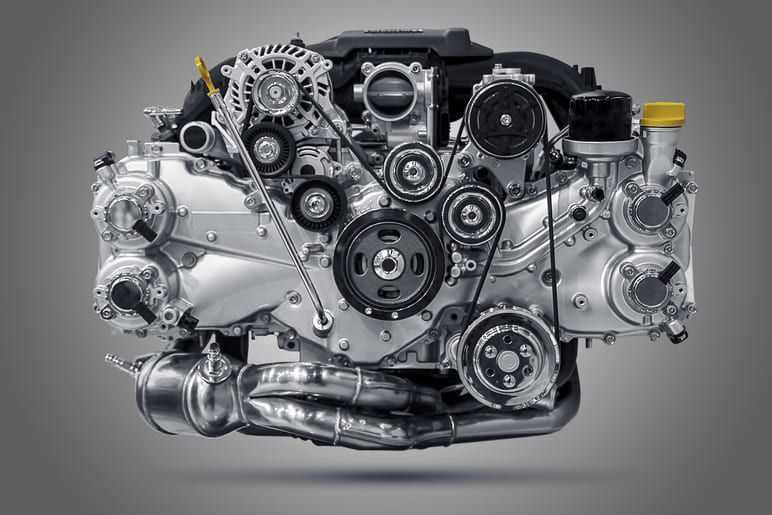
#> input picture Motor.jpg, 772 x 515 px
$ jupyter execute houghCirculo2.ipynb
#> lines starting #> are read from the running program, lines starting #| are printed output that depends on the picture; after the words box and inside, x2 and y2 are one past the last pixel; in counts of white or black regions, pixels touching at a corner belong together
<h3>1. Se importan las librerias a Utilizar</h3>

[cell 1]
import matplotlib.pyplot as plt
import cv2 as cv
import numpy as np

<h3>2. Se lee la imagen a evaluar</h3>

[cell 2]
# Imagen original
imagen = cv.imread('Motor.jpg')
#> imagen is the input picture: shape (515, 772, 3); mean B, G, R 114.5, 112.2, 111.1

plt.imshow(imagen)
plt.show()

<h3>3. Se pasa a color gris y se ofusca la imagen para un mejor tratamiento</h3>

[cell 3]
imagenGris = cv.cvtColor(imagen, cv.COLOR_BGR2GRAY)
imagenOfuscada = cv.blur(imagenGris, (12,12))
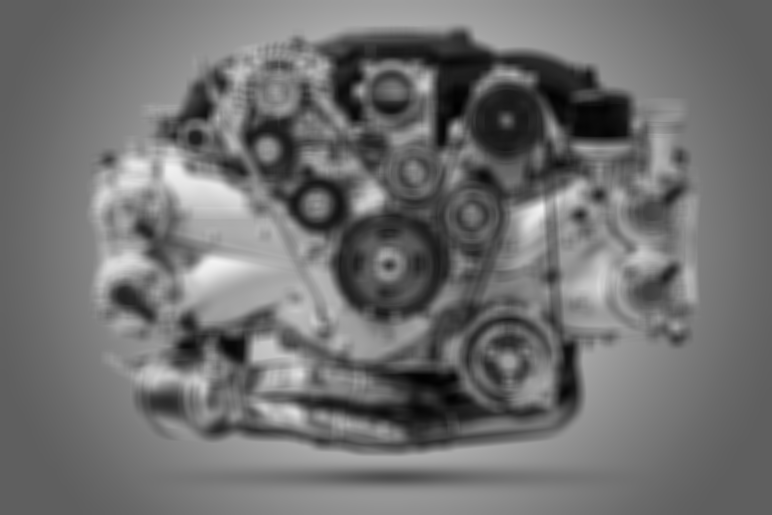
#> imagenOfuscada: shape (515, 772); min 1, max 242, mean 112.2

plt.imshow(imagenOfuscada)
plt.show()

<h3>5. Se aplica la Transformada de Hough</h3>

[cell 4]
# PARAMETROS DE LA FUNCION DE HOUG
# Parametro 1:
#   Imagen a la cual se le va a aplicar
# Parametro 2:
#   Método de detección a realizar, para nuestro caso --> HOUGH_GRADIENT
# Parametro 3:
#   Imagen de la imagen de la imagen y la resolución del acumulador
# Parametro 4:
#   La distancia mínima del centro detectado.
#   Si este parámetro es pequeño, además de un círculo correcto, se detectaran mas circulos no buscados.
#   Si este parámetro es grande, se perderán algunos círculos
# Parametro 5:
#   Para nuestro caso, es el umbral máximo en la detección de bordes por Canny
# Parametro 6:
#   Para nuestro caso, es el umbral mínimo en la detección de bordes por Canny
# Parametro 7:
#   Es el radio mínimo del círculo
# Parametro 8:
#   Es el radio máximo del círculo
detected_circles = cv.HoughCircles(imagenOfuscada, cv.HOUGH_GRADIENT, 1, 30, param1 = 100, param2 = 30, minRadius = 10, maxRadius = 100)
#> detected_circles = [[508.5, 359.5, 44], [508.5, 128.5, 47], [270.5, 133.5, 65.2], [390.5, 101.5, 42.7], [381.5, 263.5, 52.5], [339.5, 133.5, 44.1], [278.5, 91.5, 31.8], [313.5, 112.5, 48.5], [288.5, 392.5, 32.9], [369.5, 331.5, 27.9], [278.5, 352.5, 29.3], [316.5, 204.5, 17]]

<h3>6. Se recorren los circulos encontrados y se busca el que posea el Radio indicado</h3>

[cell 5]
# Si se detectaron circulos
if detected_circles is not None:

    # Convertir los parámetros del círculo a, b, y r en enteros de 16 bits
    detected_circles = np.uint16(np.around(detected_circles))
#> detected_circles = [[508, 360, 44], [508, 128, 47], [270, 134, 65], [390, 102, 43], [382, 264, 52], [340, 134, 44], [278, 92, 32], [314, 112, 48], [288, 392, 33], [370, 332, 28], [278, 352, 29], [316, 204, 17]]

    # Se recorren los circulos detectados
    for pt in detected_circles[0, :]:
        a, b, r = pt[0], pt[1], pt[2]

        # Se dibuja solo el circulo que cumpla con el Radio Indicado
        if r == 52: # < -- RADIO CONOCIDO
            # Dibujar el circulo
            cv.circle(imagen, (a, b), r, (255, 255, 0), 5)

            # Mostramos por consola los datos del circulo
            print("Centro ({:}, {:}), radio = {:}".format(a, b, r))

            # Dibujar un círculo pequeño alrededor del centro
            cv.circle(imagen, (a, b), 5, (255, 0, 0), 3)
#> this loop made 12 passes
#| Centro (382, 264), radio = 52
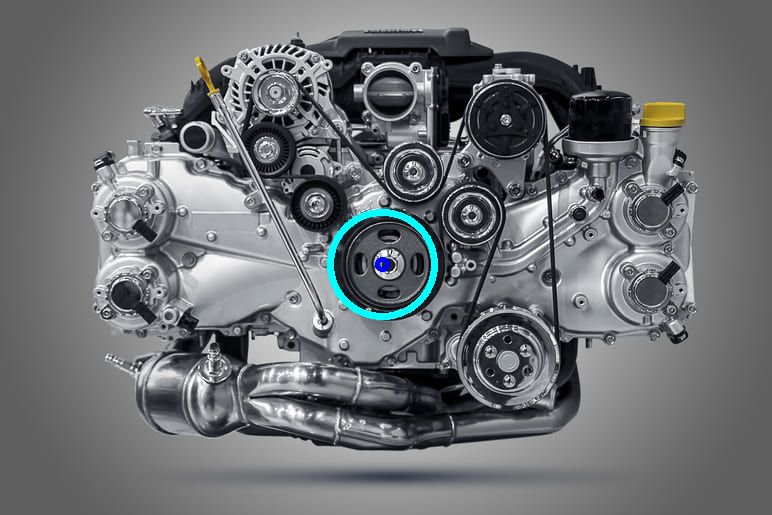
#> imagen: shape (515, 772, 3); 0.61% of pixels changed, all inside (x1, y1, x2, y2) = (327, 209, 438, 320)

    # Mostramos la imagen con el circulo detectado
    plt.imshow(imagen)
    plt.show()
